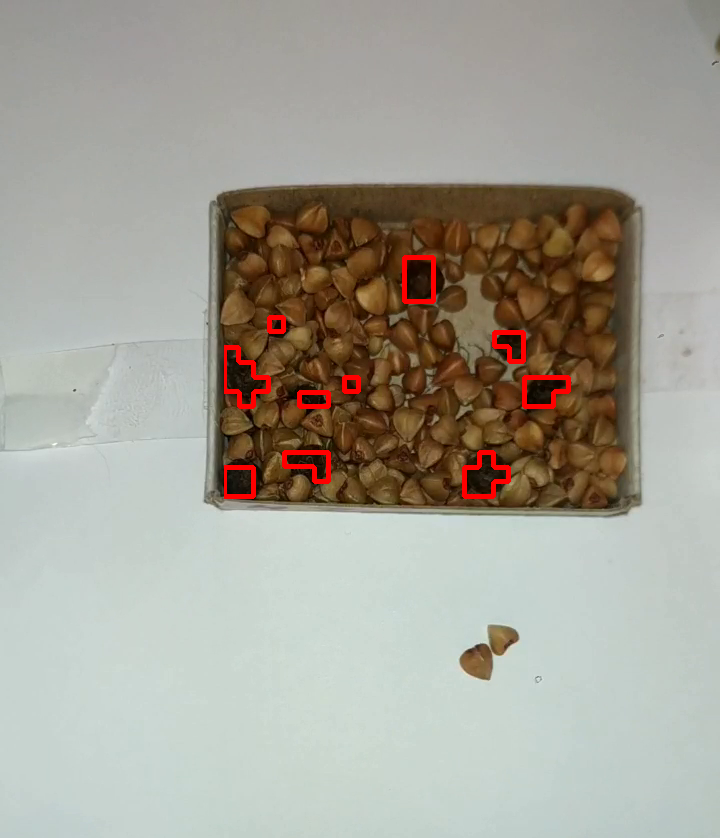
#> input picture detect_pepper/out.png, 720 x 838 px
$ python main.py --input out.png
#> lines starting #> are read from the running program, lines starting #| are printed output that depends on the picture; after the words box and inside, x2 and y2 are one past the last pixel; in counts of white or black regions, pixels touching at a corner belong together; long printed decimals are rounded
#> in main, img is the input picture: shape (838, 720, 3); mean B, G, R 150.7, 161.2, 164.5
import argparse
import cv2
import numpy as np
from matplotlib import pyplot as plt


def parse_arguments():
    parser = argparse.ArgumentParser()
    parser.add_argument("-i", "--input", required=True, help="input image path")
    parser.add_argument("-o", "--output", default="out.png", help="output image path")
    parser.add_argument("--min-y", type=int, default=0, help="min y carriage coordinate")
    parser.add_argument("--max-y", type=int, default=-1, help="max y carriage coordinate")
    return parser.parse_args()


def process_img(img, min_y, max_y):
    # adapt image to our case
#> called with min_y = 0, max_y = -1
    cropped_img = img[min_y:max_y, :]

    # make image more contrast
    contrast_img = cv2.convertScaleAbs(cropped_img, alpha=1.2, beta=10)
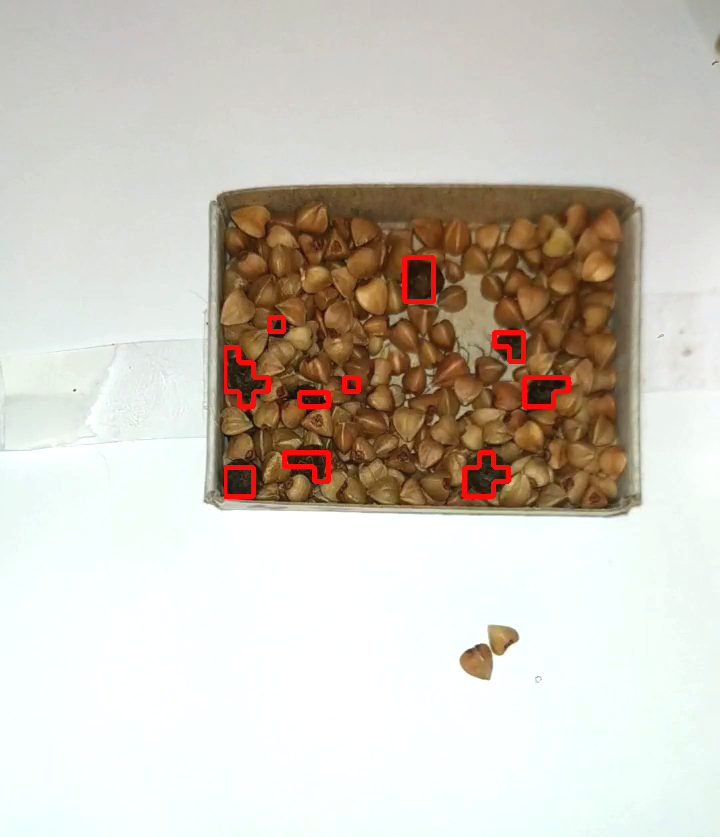
#> contrast_img: shape (837, 720, 3); mean R, G, B 206.6, 200.1, 189.7

    # convert to grayscale
    gray = cv2.cvtColor(contrast_img, cv2.COLOR_BGR2GRAY)
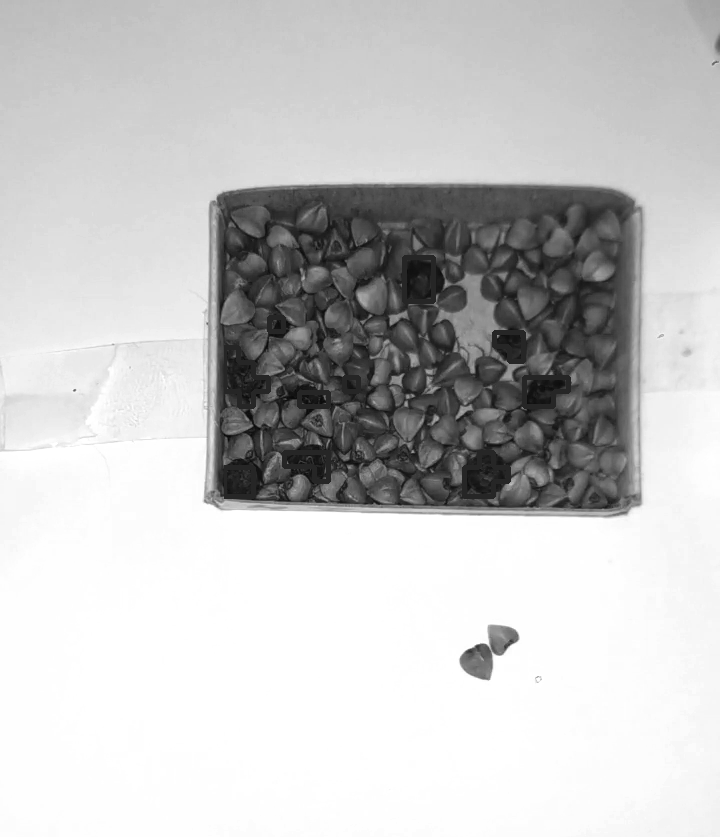
#> gray: shape (837, 720); min 10, max 255, mean 197.7

    # add some blur for better edges
    blur = cv2.blur(gray, (20, 20), 2)
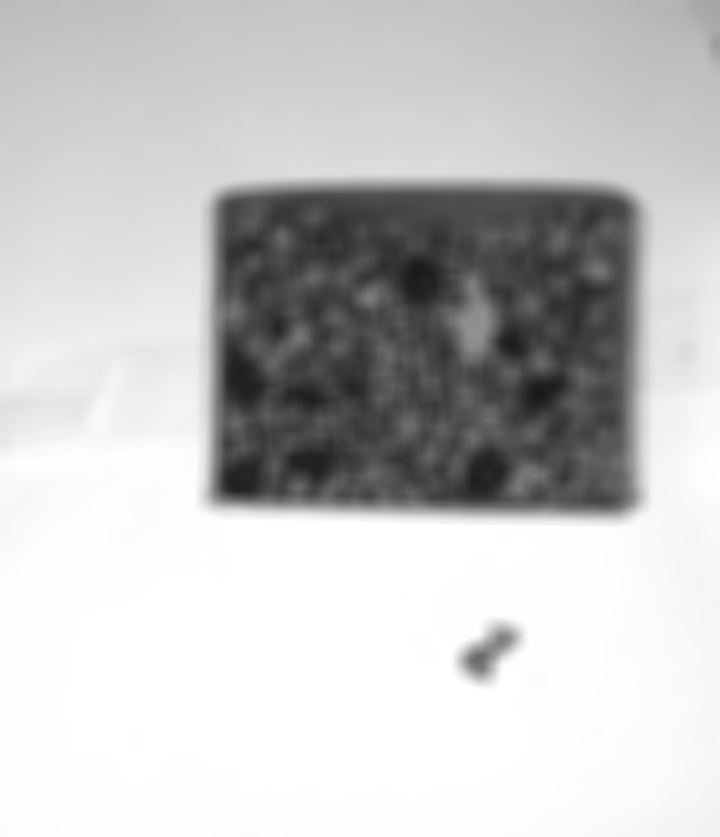
#> blur: shape (837, 720); min 25, max 255, mean 197.7

    # find edges
    canny = cv2.Canny(blur, 10, 50)
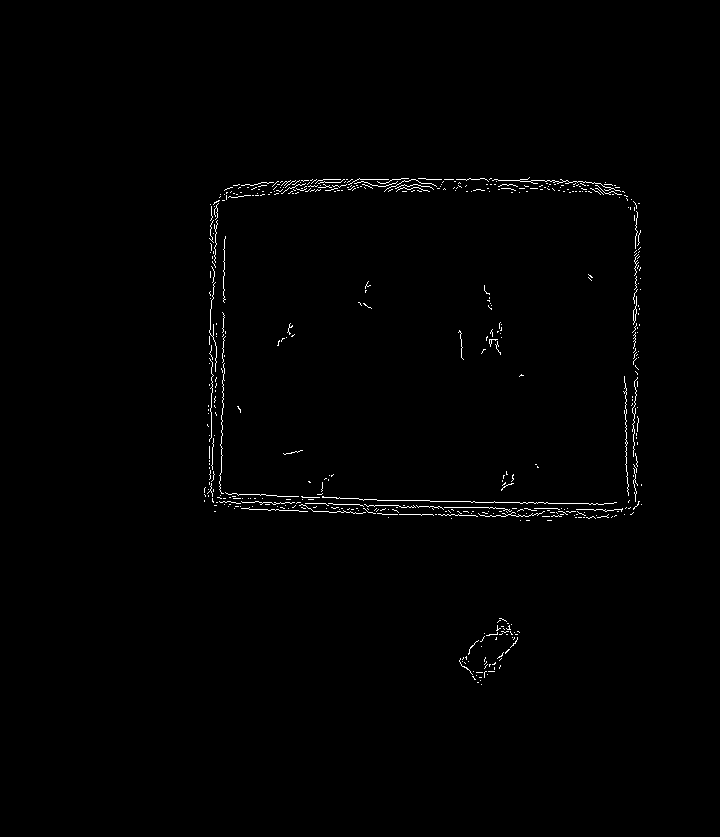
#> canny: shape (837, 720); 0.77% white in thin lines or dots, all inside (x1, y1, x2, y2) = (204, 177, 642, 685)
    (y, x) = np.where(canny == 255)
#> y = 4656 values from 177 to 684; x = 4656 values, max 641 at index 2854, min 204 at index 2880, mean 415.1

    if not x.any() or not y.any():
        raise RuntimeError("Cannot process image")

    # calculate boundaries
    padding = 20
    top_y, top_x = np.min(y), np.min(x)
#> top_y = 177; top_x = 204
    bottom_y, bottom_x = np.max(y), np.max(x)
#> bottom_y = 684; bottom_x = 641
    carriage = cropped_img[top_y+padding:bottom_y-padding, top_x+padding:bottom_x-padding]
    contrast_carriage = cv2.convertScaleAbs(carriage, alpha=1.2, beta=10)
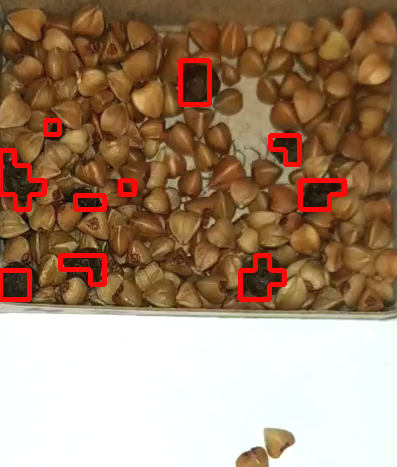
#> contrast_carriage: shape (467, 397, 3); mean R, G, B 163.4, 134.8, 110.4

    window_size = 15
    threshold_norm = 90
    hh = contrast_carriage.shape[0]
#> hh = 467
    ww = contrast_carriage.shape[1]
#> ww = 397
    mask = np.uint8(np.zeros(contrast_carriage.shape[:2]))
    for y in range(0, hh, window_size):
        for x in range(0, ww, window_size):
            avg_color = np.average(contrast_carriage[y:y+window_size, x:x+window_size, :], axis=(0, 1))
            mask[y:y+window_size, x:x+window_size] = (np.linalg.norm(avg_color) < threshold_norm)
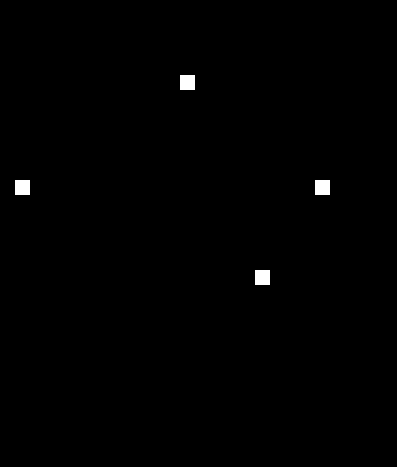
#> mask: shape (467, 397); values 0 (black) and 1 (white), 0.49% white; 4 white regions

    percent = np.sum(mask) / (contrast_carriage.shape[0] * contrast_carriage.shape[1])
#> percent = 0.00485
    _, threshold_pepper = cv2.threshold(255*mask, 1, 1, cv2.THRESH_BINARY)
    contours, hierarchy = cv2.findContours(threshold_pepper, cv2.RETR_TREE, cv2.CHAIN_APPROX_SIMPLE)
#> contours = 4 contours; box (x1, y1, x2, y2) and area: (255, 270, 270, 285) 196, (315, 180, 330, 195) 196, (15, 180, 30, 195) 196, (180, 75, 195, 90) 196
    cv2.drawContours(carriage, contours, -1, 255, 3)
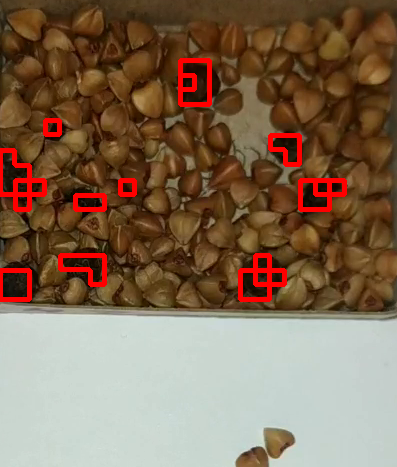
#> carriage: shape (467, 397, 3); mean R, G, B 130.5, 106.9, 84.8
    img[
        top_y+min_y+padding:bottom_y+min_y-padding,
        top_x+padding:bottom_x-padding
    ] = carriage
    return percent, img


def main():
    params = parse_arguments()
    img = cv2.imread(params.input)
    img = cv2.cvtColor(img, cv2.COLOR_BGR2RGB)
    try:
        percent, processed_img = process_img(img, params.min_y, params.max_y)
#> percent = 0.00485
    except Exception as e:
        print(f"Processing failed: {e}")
        percent = 0
        processed_img = img
    plt.imsave(params.output, processed_img)
    print(f"Pepper percent: {percent}")
#| Pepper percent: 0.004854


if __name__ == "__main__":
    main()
